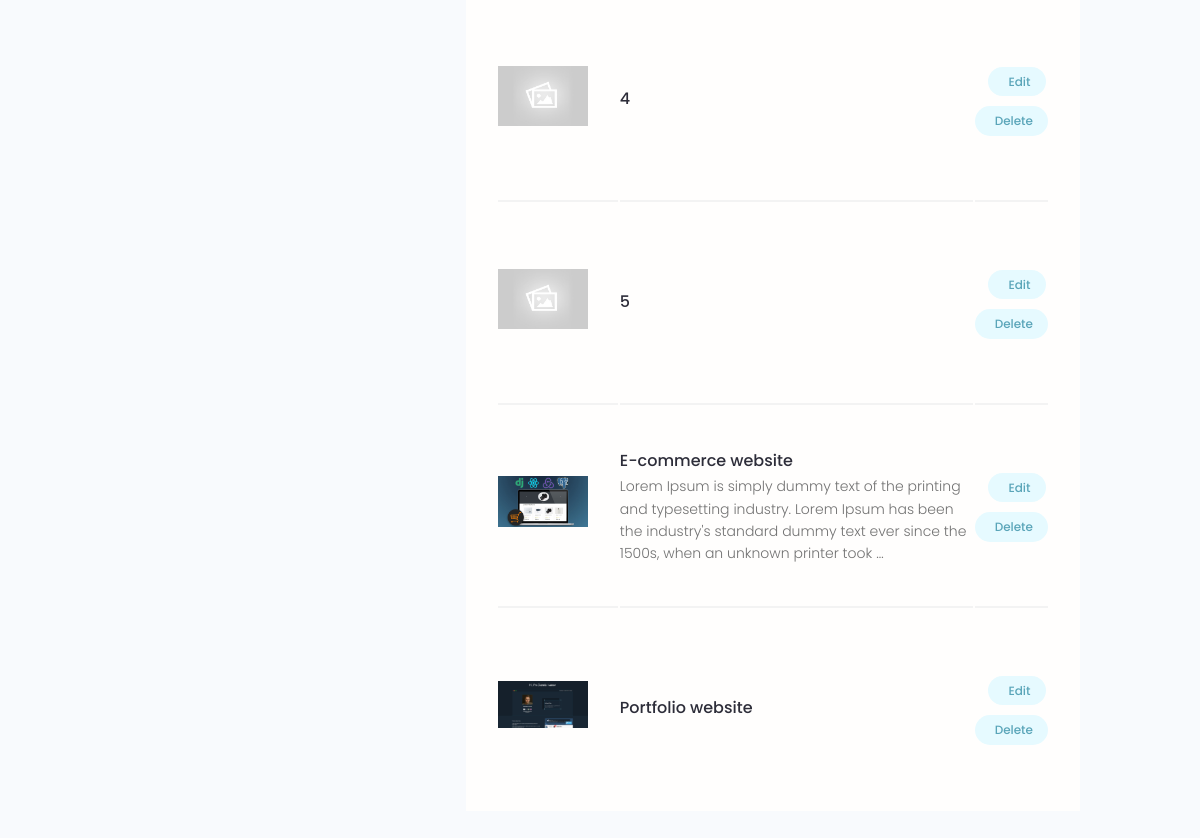
The app's page /my-account/ (signed in, lower part), older data.
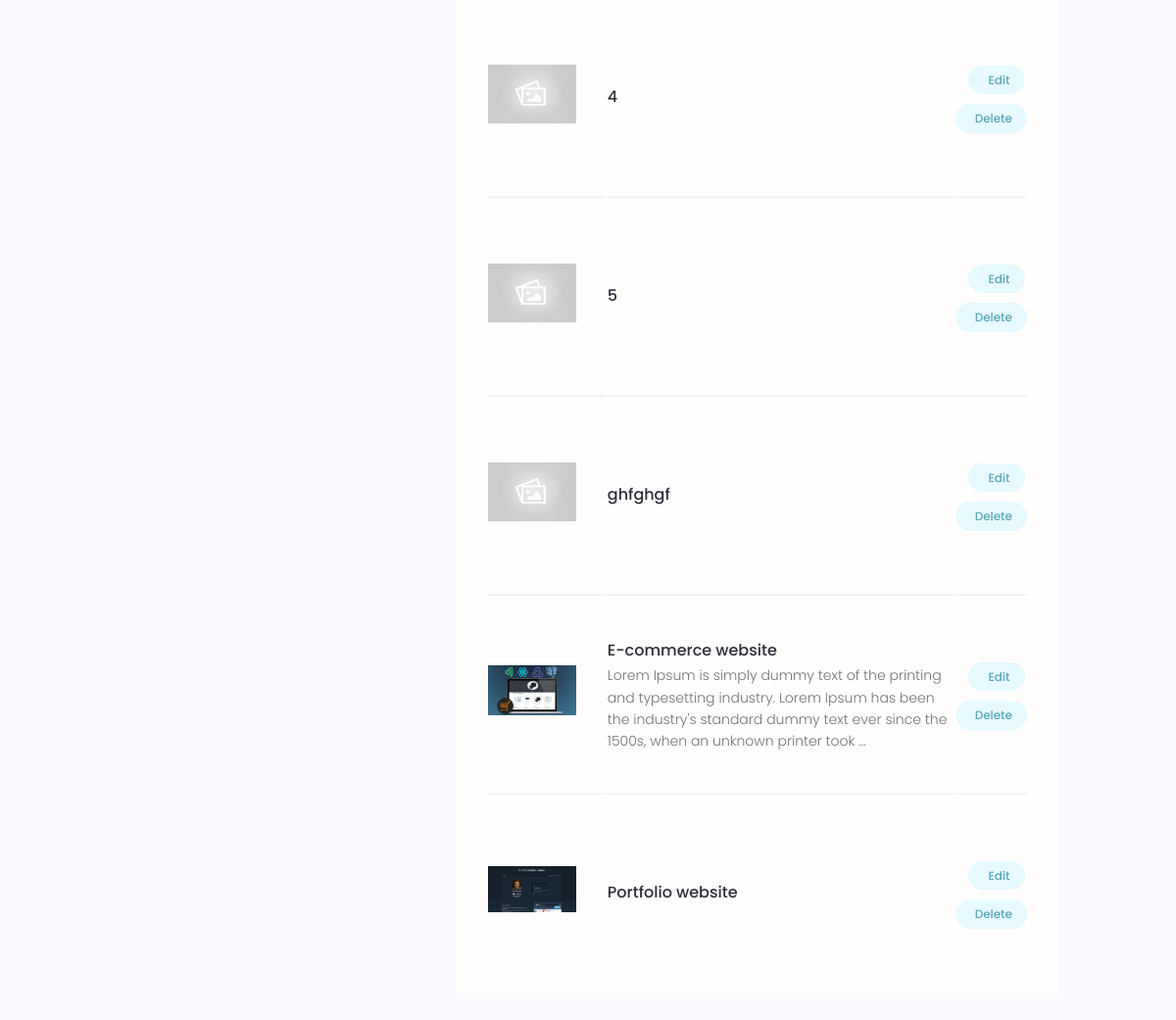
The same page, newer data.
### projects/models.py (models this page shows, shortened)
class Project(models.Model):
    owner = models.ForeignKey(Profile, on_delete=models.SET_NULL, null=True, blank=True)
    title = models.CharField(max_length=200)
    description = models.TextField(null=True, blank=True)
    featured_image = models.ImageField(null=True, blank=True, default='project_cover/default.jpg', upload_to='project_cover/')
    demo_link = models.CharField(max_length=2000, null=True, blank=True)
    source_code = models.CharField(max_length=2000, null=True, blank=True)
    tags = models.ManyToManyField('Tag', blank=True)
    vote_total = models.IntegerField(default=0, null=True, blank=True)
    vote_ratio = models.IntegerField(default=0, null=True, blank=True)
    created = models.DateTimeField(auto_now_add=True)
    id = models.UUIDField(default=uuid.uuid4, unique=True, editable=False, primary_key=True)
    class Meta:
        ordering = ['-vote_ratio', '-vote_total']

### users/views.py (the view)
# urls.py: path('my-account/', views.user_account, name='my-account'),
@login_required(login_url='login')
def user_account(request):
    profile = request.user.profile
    skills = profile.skill_set.all()
    projects = profile.project_set.all()
    context = {
        'profile' : profile,
        'skills' : skills,
        'projects' : projects,
    }
    return render(request, 'users/account.html', context)

### users/templates/users/account.html (shortened to what this page needs)
{% extends 'main.html' %}
{% block content %}
  <main class="settingsPage profile my-md">
    <div class="container">
      <div class="layout">
        <div class="column column--1of3">
        </div>
        <div class="column column--2of3">
          <table class="settings__table">
              {% for project in projects %}
                <tr>
                  <td class="settings__thumbnail">
                    <a href="{% url 'project' project.pk %}"><img src="{{ project.featured_image.url}}" alt="Project Thumbnail" /></a>
                  </td>
                  <td class="settings__tableInfo">
                    <a href="{% url 'project' project.pk %}">{{ project.title}}</a>
                    <p>{{ project.description|truncatewords:30 }}</p>
                  </td>
                  <td class="settings__tableActions">
                    <a class="tag tag--pill tag--main settings__btn" href="{% url 'update_project' project.pk %}"> Edit</a>
                    <a class="tag tag--pill tag--main settings__btn" href="{% url 'delete_project' project.pk %}">
                      Delete</a>
                  </td>
                </tr>
              {% endfor %}
          </table>
        </div>
      </div>
    </div>
  </main>
{% endblock %}

Row changes from the older to the newer data that the page shows:
added Project: featured_image (placeholder picture), title "ghfghgf"
